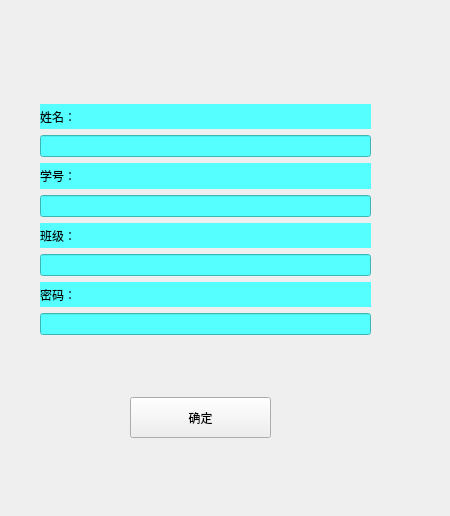
<?xml version="1.0" encoding="UTF-8"?>
<ui version="4.0">
 <class>Enrol</class>
 <widget class="QWidget" name="Enrol">
  <property name="geometry">
   <rect>
    <x>0</x>
    <y>0</y>
    <width>450</width>
    <height>516</height>
   </rect>
  </property>
  <property name="windowTitle">
   <string>Form</string>
  </property>
  <widget class="QWidget" name="layoutWidget">
   <property name="geometry">
    <rect>
     <x>40</x>
     <y>104</y>
     <width>331</width>
     <height>231</height>
    </rect>
   </property>
   <layout class="QVBoxLayout" name="verticalLayout">
    <item>
     <widget class="QLabel" name="label">
      <property name="styleSheet">
       <string notr="true">background-color: rgb(85, 255, 255);</string>
      </property>
      <property name="text">
       <string>姓名：</string>
      </property>
     </widget>
    </item>
    <item>
     <widget class="QLineEdit" name="lineEdit">
      <property name="styleSheet">
       <string notr="true">background-color: rgb(85, 255, 255);</string>
      </property>
     </widget>
    </item>
    <item>
     <widget class="QLabel" name="label_2">
      <property name="styleSheet">
       <string notr="true">background-color: rgb(85, 255, 255);</string>
      </property>
      <property name="text">
       <string>学号：</string>
      </property>
     </widget>
    </item>
    <item>
     <widget class="QLineEdit" name="lineEdit_2">
      <property name="styleSheet">
       <string notr="true">background-color: rgb(85, 255, 255);</string>
      </property>
     </widget>
    </item>
    <item>
     <widget class="QLabel" name="label_3">
      <property name="styleSheet">
       <string notr="true">background-color: rgb(85, 255, 255);</string>
      </property>
      <property name="text">
       <string>班级：</string>
      </property>
     </widget>
    </item>
    <item>
     <widget class="QLineEdit" name="lineEdit_3">
      <property name="styleSheet">
       <string notr="true">background-color: rgb(85, 255, 255);</string>
      </property>
     </widget>
    </item>
    <item>
     <widget class="QLabel" name="label_4">
      <property name="styleSheet">
       <string notr="true">background-color: rgb(85, 255, 255);</string>
      </property>
      <property name="text">
       <string>密码：</string>
      </property>
     </widget>
    </item>
    <item>
     <widget class="QLineEdit" name="lineEdit_4">
      <property name="styleSheet">
       <string notr="true">background-color: rgb(85, 255, 255);</string>
      </property>
     </widget>
    </item>
   </layout>
  </widget>
  <widget class="QLabel" name="label_5">
   <property name="geometry">
    <rect>
     <x>130</x>
     <y>370</y>
     <width>72</width>
     <height>15</height>
    </rect>
   </property>
   <property name="text">
    <string/>
   </property>
  </widget>
  <widget class="QPushButton" name="pushButton">
   <property name="geometry">
    <rect>
     <x>130</x>
     <y>397</y>
     <width>141</width>
     <height>41</height>
    </rect>
   </property>
   <property name="text">
    <string>确定</string>
   </property>
  </widget>
  <widget class="QWidget" name="widget" native="true">
   <property name="geometry">
    <rect>
     <x>0</x>
     <y>-1</y>
     <width>451</width>
     <height>521</height>
    </rect>
   </property>
   <property name="styleSheet">
    <string notr="true">border-image: url(:/QQ截图20200209145237.png);</string>
   </property>
  </widget>
  <zorder>widget</zorder>
  <zorder>layoutWidget</zorder>
  <zorder>label_5</zorder>
  <zorder>pushButton</zorder>
 </widget>
 <resources/>
 <connections/>
</ui>
